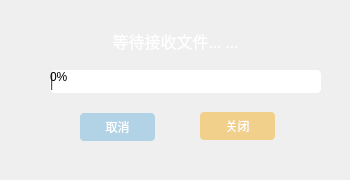
<?xml version="1.0" encoding="UTF-8"?>
<ui version="4.0">
 <class>TcpReceive</class>
 <widget class="QDialog" name="TcpReceive">
  <property name="geometry">
   <rect>
    <x>0</x>
    <y>0</y>
    <width>350</width>
    <height>180</height>
   </rect>
  </property>
  <property name="windowTitle">
   <string>接收端</string>
  </property>
  <property name="styleSheet">
   <string notr="true">#TcpReceive{background-image: url(:/imgs/imgs/sendFile.png);}
</string>
  </property>
  <widget class="QLabel" name="tcpClientStatusLabel">
   <property name="geometry">
    <rect>
     <x>90</x>
     <y>30</y>
     <width>171</width>
     <height>21</height>
    </rect>
   </property>
   <property name="font">
    <font>
     <family>文泉驿微米黑</family>
     <pointsize>12</pointsize>
     <weight>50</weight>
     <bold>false</bold>
    </font>
   </property>
   <property name="styleSheet">
    <string notr="true">color:white;</string>
   </property>
   <property name="text">
    <string>等待接收文件... ...</string>
   </property>
   <property name="alignment">
    <set>Qt::AlignCenter</set>
   </property>
  </widget>
  <widget class="QProgressBar" name="progressBar">
   <property name="geometry">
    <rect>
     <x>50</x>
     <y>70</y>
     <width>271</width>
     <height>23</height>
    </rect>
   </property>
   <property name="styleSheet">
    <string notr="true">
border:2px groove white;border-radius:4px;</string>
   </property>
   <property name="value">
    <number>0</number>
   </property>
  </widget>
  <widget class="QPushButton" name="tcpClientCancelBtn">
   <property name="geometry">
    <rect>
     <x>80</x>
     <y>113</y>
     <width>75</width>
     <height>28</height>
    </rect>
   </property>
   <property name="styleSheet">
    <string notr="true">background-color:rgb(178, 210, 230);
color:white;
border:0px groove gray;border-radius:4px;</string>
   </property>
   <property name="text">
    <string>取消</string>
   </property>
  </widget>
  <widget class="QPushButton" name="tcpClientCloseBtn">
   <property name="geometry">
    <rect>
     <x>200</x>
     <y>112</y>
     <width>75</width>
     <height>28</height>
    </rect>
   </property>
   <property name="styleSheet">
    <string notr="true">background-color:rgb(241, 208, 140);
color:white;
border:0px groove gray;border-radius:4px;
</string>
   </property>
   <property name="text">
    <string>关闭</string>
   </property>
  </widget>
 </widget>
 <resources/>
 <connections/>
</ui>
